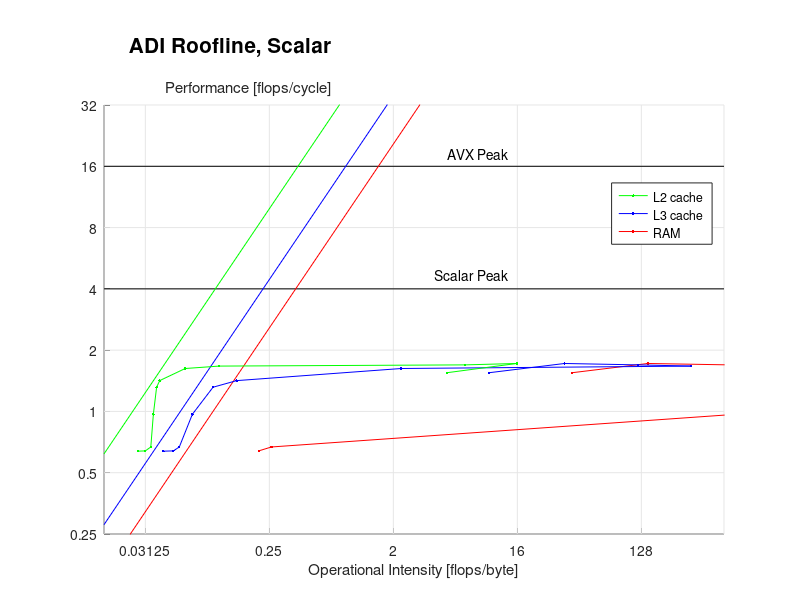

This figure's MATLAB source:
clear;
left = -6;
right = 9;
bottom = -2;
top = 5;

% memory_bandwidth = 68; % GB/s
memory_bandwidth = (11000+14500)/2^10; % GB/s
clock_speed = 2.6; % GHz
scalar_peak = 4;
vector_peak = 4*scalar_peak;

% beta for main memory
betaRAM = memory_bandwidth*2^30/(clock_speed*10^9);

% betas for caches
betaL3 = 64/6.3 + 64/8.4;
betaL2 = 64/6.1 + 64/2.2;
betaL1 = 12*8;

I = [2^left 2^right];
MRAM = betaRAM*I;
ML3  = betaL3*I;
ML2  = betaL2*I;
ML1  = betaL1*I;
pi_s = [scalar_peak scalar_peak];
pi_v = [vector_peak vector_peak];

N = [10 18 34 66 122 242 482 962 1922 3842 7682];

perf_AVX  = [1.925 2.064 2.310 2.045 1.958...
             1.795 1.746 1.252 0.928 0.819 0.801];
I_L2_AVX  = [20.229 72.867 112.189 0.499 0.280...
             0.193 0.185 0.174 0.165 0.151 0.140];
I_L3_AVX  = [43.860 138.595 492.583 1467.446 4.109...
             0.681 0.631 0.363 0.274 0.246 0.220];
I_RAM_AVX = [177.625 625.597 2566.898 10078.278 35825.893...
             134162.791 266258.661 2165.317 1.192 0.974 0.963];
         
perf_scalar  = [1.549 1.720 1.693 1.670 1.625...
                1.417 1.315 0.968 0.669 0.640 0.638];
I_L2_scalar  = [19.604 63.431 26.669 0.431 0.244...
                0.159 0.151 0.143 0.137 0.125 0.111];
I_L3_scalar  = [39.736 141.312 483.390 1178.315 9.138...
                0.579 0.389 0.275 0.221 0.200 0.169];
I_RAM_scalar = [159.978 571.003 2232.055 8825.832 29795.005...
                119985.741 414843.750 2492.483 1.036 0.837 0.842];
         
perf_serial  = [0.734 0.526 0.480 0.459 0.449...
                0.443 0.441 0.374 0.333 0.305 0.274];
I_L2_serial  = [38.730 139.276 283.299 1.017 0.797...
                0.113 0.139 0.111 0.095 0.075 0.084];
I_L3_serial  = [77.529 319.366 1040.724 3515.800 173.098...
                1.444 0.379 0.629 0.132 0.111 0.118];
I_RAM_serial = [324.468 1279.427 5348.837 20733.198 73016.277...
                188433.814 989767.842 16011.485 2.335 1.913 1.941];

hold on;

xlim([left right]);
ylim([bottom top]);

xticks = (left+1):3:(right-1);
set(gca, 'XTick', xticks);
for j = 1:length(xticks)
  xtl{j} = num2str(2^xticks(j));
end
set(gca, 'XTickLabel', xtl);

yticks = bottom:1:top;
set(gca, 'YTick', yticks);
for j = 1:length(yticks)
  ytl{j} = num2str(2^yticks(j));
end
set(gca, 'YTickLabel', ytl);

% Obtain the tick mark locations
xtick = get(gca,'XTick'); 
xtick = [left xtick right];
% Obtain the limits of the y axis
ylims = get(gca,'Ylim');
% Create line data
X = repmat(xtick,2,1);
Y = repmat(ylims',1,size(xtick,2));
% Plot line data
h = plot(X,Y,'-k');
set(h,'Color',[0.9 0.9 0.9]);

% Obtain the tick mark locations
ytick = get(gca,'YTick');
% Obtain the limits of the x axis
xlims = get(gca,'Xlim');
% Create line data
Y = repmat(ytick,2,1);
X = repmat(xlims',1,size(ytick,2));
% Plot line data
h = plot(X,Y,'-k');
set(h,'Color',[0.9 0.9 0.9]);

% line([left left],[bottom top],'Color',[0.8 0.8 0.8]);
% line([left right],[bottom bottom],'Color',[0.8 0.8 0.8]);
% line([left right],[top top],'Color',[0.8 0.8 0.8]);
% line([right right],[top bottom],'Color',[0.8 0.8 0.8]);

% plot rooflines
plot(log2(I),log2(pi_s),'-k');
plot(log2(I),log2(pi_v),'-k');
plot(log2(I),log2(MRAM),'-r');
plot(log2(I),log2(ML3), '-b');
plot(log2(I),log2(ML2), '-g');
% plot(log2(I),log2(ML1), '-k');

fac = 1/4;

% h1 = plot(log2(fac*I_RAM_AVX),log2(perf_AVX),'-r.');
h1 = plot(log2(fac*I_RAM_scalar),log2(perf_scalar),'-r.');
% h3 = plot(log2(fac*I_RAM_serial),log2(perf_serial),'-r.');

% h2 = plot(log2(fac*I_L3_AVX),log2(perf_AVX),'-b.');
h2 = plot(log2(fac*I_L3_scalar),log2(perf_scalar),'-b.');
% plot(log2(fac*I_L3_serial),log2(perf_serial),'-r.');

% h3 = plot(log2(fac*I_L2_AVX),log2(perf_AVX),'-g.');
h3 = plot(log2(fac*I_L2_scalar),log2(perf_scalar),'-g.');
% plot(log2(fac*I_L2_serial),log2(perf_serial),'-r.');

% h = text(log2(0.125),log2(4.4),'L3 Bandwidth');
% set(h, 'rotation', 57);
% 
% h = text(log2(0.52),log2(4.1),'RAM Bandwidth');
% set(h, 'rotation', 58);

text(log2(4),log2(4.7),'Scalar Peak');
text(log2(5),log2(18.5),'AVX Peak');

hold off;

legh = legend([h3 h2 h1],'L2 cache','L3 cache','RAM','Location','NorthEast');
vertOffset = (top - bottom)*-0.03;
set(legh,'Position',get(legh,'Position') + [0 vertOffset 0 0]);

xlabel('Operational Intensity [flops/byte]');
ylabel('Performance [flops/cycle]');
set(get(gca,'YLabel'),'Rotation',0);
ylabh = get(gca,'YLabel');
vertOffset = (top - bottom)*0.52;
horzOffset = (right - left)*0.305;
set(ylabh,'Position',get(ylabh,'Position') + [horzOffset vertOffset 0]);

set(gca,'Position',get(gca,'Position') - [0 0 0 0.1]);
h = title('ADI Roofline, Scalar','FontSize', 15);
vertOffset = (top - bottom)*0.08;
horzOffset = (right - left)*-0.296;
set(h,'Position',get(h,'Position') + [horzOffset vertOffset 0]);

set(gcf,'color','w');